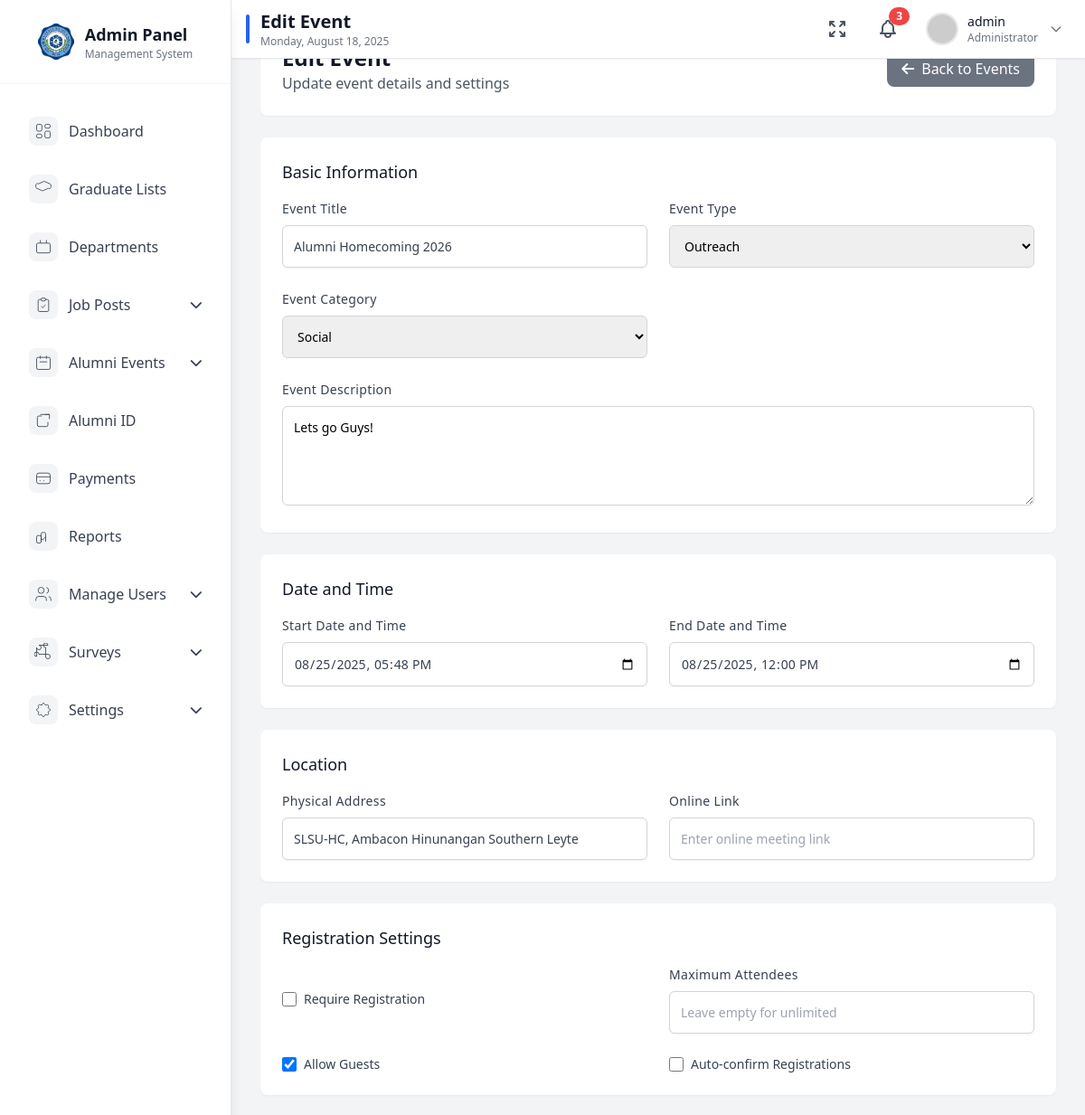
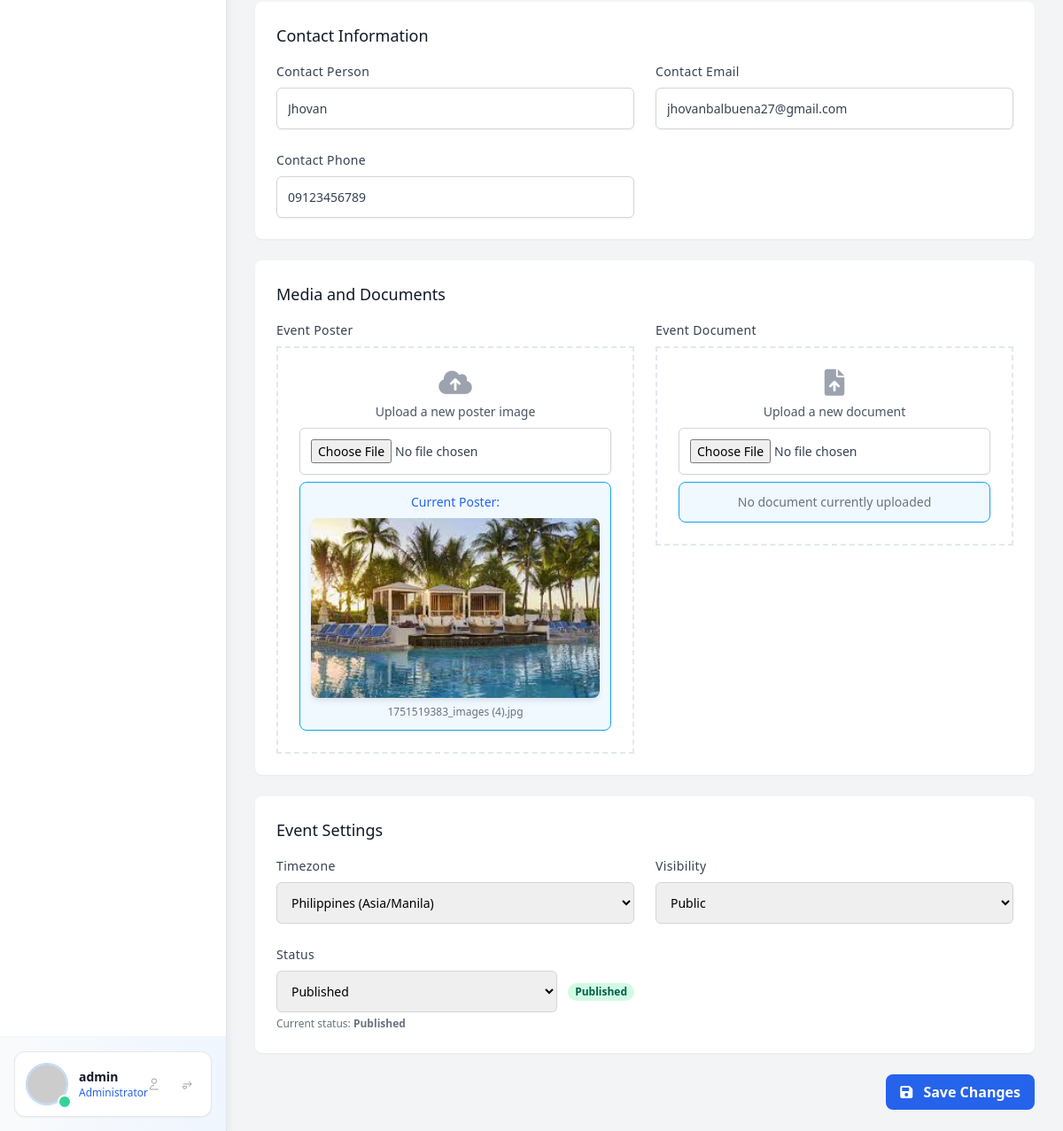
/admin/edit-event.php?id=4 (signed in), run on the app's committed database (2 pictures, top to bottom).
### tables this page shows
CREATE TABLE `alumni_events` (
  `id` int(11) NOT NULL,
  `event_title` varchar(255) NOT NULL,
  `event_description` text DEFAULT NULL,
  `event_type` enum('Reunion','Seminar','Webinar','Career Fair','Outreach','Other') NOT NULL,
  `event_category` enum('Academic','Social','Career','Other') DEFAULT NULL,
  `start_datetime` datetime NOT NULL,
  `end_datetime` datetime NOT NULL,
  `physical_address` text DEFAULT NULL,
  `online_link` varchar(255) DEFAULT NULL,
  `timezone` varchar(50) NOT NULL,
  `poster_image` varchar(255) DEFAULT NULL,
  `event_document` varchar(255) DEFAULT NULL,
  `registration_required` tinyint(1) DEFAULT 1,
  `max_attendees` int(11) DEFAULT NULL,
  `allow_guests` tinyint(1) DEFAULT 0,
  `auto_confirm` tinyint(1) DEFAULT 0,
  `contact_person` varchar(100) NOT NULL,
  `contact_email` varchar(100) NOT NULL,
  `contact_phone` varchar(20) DEFAULT NULL,
  `visibility` enum('public','private') DEFAULT 'public',
  `status` enum('Draft','Published','Cancelled','Completed') DEFAULT 'Draft',
  `created_at` timestamp NOT NULL DEFAULT current_timestamp(),
  `updated_at` timestamp NOT NULL DEFAULT current_timestamp() ON UPDATE current_timestamp()
);

### admin/edit-event.php (the view, shortened to what the rows shown need)
<?php
require_once 'config/database.php';
$event_id = isset($_GET['id']) ? intval($_GET['id']) : 0;
try {
    $stmt = $conn->prepare("SELECT * FROM alumni_events WHERE id = :id");
    $stmt->bindValue(':id', $event_id, PDO::PARAM_INT);
    $stmt->execute();
    $event = $stmt->fetch(PDO::FETCH_ASSOC);
} catch (PDOException $e) {
    $_SESSION['error'] = "Error fetching event details: " . $e->getMessage();
    header("Location: manage-events.php");
    exit();
}
require_once 'includes/header.php';
require_once 'includes/navbar.php';
require_once 'includes/sidebar.php';
?>
<!DOCTYPE html>
<html lang="en">
<head>
    <link href="https://cdn.jsdelivr.net/npm/tailwindcss@2.2.19/dist/tailwind.min.css" rel="stylesheet">
    <link rel="stylesheet" href="https://cdnjs.cloudflare.com/ajax/libs/font-awesome/6.0.0-beta3/css/all.min.css">
</head>
<body class="bg-gray-50">
    <div class="flex h-screen bg-gray-100">
        <div class="hidden md:flex md:flex-shrink-0">
            <div class="flex flex-col w-64">
                <div class="flex flex-col h-0 flex-1">
                    <div class="flex items-center h-16 flex-shrink-0 px-4 bg-gray-900">
                        <h1 class="text-xl font-semibold text-white">Admin Panel</h1>
                    </div>
                </div>
            </div>
        </div>
        <div class="flex flex-col w-0 flex-1 overflow-hidden">
            <main class="flex-1 relative overflow-y-auto focus:outline-none">
                <div class="py-6">
                    <div class="max-w-7xl mx-auto px-4 sm:px-6 md:px-8">
                        <div class="bg-white shadow-sm rounded-lg p-6 mb-6">
                            <div class="flex items-center justify-between">
                                <div>
                                    <h1 class="text-2xl font-bold text-gray-900">Edit Event</h1>
                                </div>
                            </div>
                        </div>
                        <form id="eventForm" method="POST" enctype="multipart/form-data" class="space-y-6">
                            <div class="bg-white shadow-sm rounded-lg p-6">
                                <div class="grid grid-cols-1 md:grid-cols-2 gap-6">
                                    <div>
                                        <label for="event_title" class="form-label">Event Title</label>
                                        <input type="text" name="event_title" id="event_title" required
                                               class="form-input"
                                               value="<?php echo htmlspecialchars($event['event_title']); ?>">
                                    </div>
                                    <div>
                                        <label for="event_type" class="form-label">Event Type</label>
                                        <select name="event_type" id="event_type" required class="form-select">
                                            <option value="Outreach" <?php if($event['event_type']=='Outreach') echo 'selected'; ?>>Outreach</option>
                                        </select>
                                    </div>
                                    <div>
                                        <label for="event_category" class="form-label">Event Category</label>
                                        <select name="event_category" id="event_category" class="form-select">
                                            <option value="Social" <?php if($event['event_category']=='Social') echo 'selected'; ?>>Social</option>
                                        </select>
                                    </div>
                                    <div class="md:col-span-2">
                                        <label for="event_description" class="form-label">Event Description</label>
                                        <textarea name="event_description" id="event_description" required
                                                  class="form-textarea" rows="4"><?php echo htmlspecialchars($event['event_description']); ?></textarea>
                                    </div>
                                </div>
                            </div>
                            <div class="bg-white shadow-sm rounded-lg p-6">
                                <div class="grid grid-cols-1 md:grid-cols-2 gap-6">
                                    <div>
                                        <label for="start_datetime" class="form-label">Start Date and Time</label>
                                        <input type="datetime-local" name="start_datetime" id="start_datetime" required
                                               class="form-input"
                                               value="<?php echo date('Y-m-d\TH:i', strtotime($event['start_datetime'])); ?>">
                                    </div>
                                    <div>
                                        <label for="end_datetime" class="form-label">End Date and Time</label>
                                        <input type="datetime-local" name="end_datetime" id="end_datetime" required
                                               class="form-input"
                                               value="<?php echo date('Y-m-d\TH:i', strtotime($event['end_datetime'])); ?>">
                                    </div>
                                </div>
                            </div>
                            <div class="bg-white shadow-sm rounded-lg p-6">
                                <div class="grid grid-cols-1 md:grid-cols-2 gap-6">
                                    <div>
                                        <label for="physical_address" class="form-label">Physical Address</label>
                                        <input type="text" name="physical_address" id="physical_address"
                                               class="form-input"
                                               value="<?php echo htmlspecialchars($event['physical_address']); ?>"
                                               placeholder="Enter venue address">
                                    </div>
                                </div>
                            </div>
                            <div class="bg-white shadow-sm rounded-lg p-6">
                                <div class="grid grid-cols-1 md:grid-cols-2 gap-6">
                                    <div class="flex items-center">
                                        <input type="checkbox" name="registration_required" id="registration_required"
                                               class="form-checkbox"
                                               <?php if($event['registration_required']) echo 'checked'; ?>>
                                        <label for="registration_required" class="ml-2 text-sm text-gray-700">Require Registration</label>
                                    </div>
                                    <div class="flex items-center">
                                        <input type="checkbox" name="allow_guests" id="allow_guests"
                                               class="form-checkbox"
                                               <?php if($event['allow_guests']) echo 'checked'; ?>>
                                        <label for="allow_guests" class="ml-2 text-sm text-gray-700">Allow Guests</label>
                                    </div>
                                    <div class="flex items-center">
                                        <input type="checkbox" name="auto_confirm" id="auto_confirm"
                                               class="form-checkbox"
                                               <?php if($event['auto_confirm']) echo 'checked'; ?>>
                                        <label for="auto_confirm" class="ml-2 text-sm text-gray-700">Auto-confirm Registrations</label>
                                    </div>
                                </div>
                            </div>
                            <div class="bg-white shadow-sm rounded-lg p-6">
                                <div class="grid grid-cols-1 md:grid-cols-2 gap-6">
                                    <div>
                                        <label for="contact_person" class="form-label">Contact Person</label>
                                        <input type="text" name="contact_person" id="contact_person" required
                                               class="form-input"
                                               value="<?php echo htmlspecialchars($event['contact_person']); ?>">
                                    </div>
                                    <div>
                                        <label for="contact_email" class="form-label">Contact Email</label>
                                        <input type="email" name="contact_email" id="contact_email" required
                                               class="form-input"
                                               value="<?php echo htmlspecialchars($event['contact_email']); ?>">
                                    </div>
                                    <div>
                                        <label for="contact_phone" class="form-label">Contact Phone</label>
                                        <input type="tel" name="contact_phone" id="contact_phone"
                                               class="form-input"
                                               value="<?php echo htmlspecialchars($event['contact_phone']); ?>">
                                    </div>
                                </div>
                            </div>
                            <div class="bg-white shadow-sm rounded-lg p-6">
                                <div class="grid grid-cols-1 md:grid-cols-2 gap-6">
                                    <div>
                                        <div class="file-upload-container p-6 text-center">
                                            <?php if (!empty($event['poster_image']) && file_exists($event['poster_image'])): ?>
                                                <div class="current-file">
                                                    <p class="text-sm font-medium text-blue-600 mb-2">Current Poster:</p>
                                                    <img src="<?php echo htmlspecialchars($event['poster_image']); ?>"
                                                         alt="Current Event Poster"
                                                         class="file-preview w-full max-w-xs mx-auto">
                                                    <p class="text-xs text-gray-500 mt-2"><?php echo basename($event['poster_image']); ?></p>
                                                </div>
                                            <?php else: ?>
                                                <div class="current-file">
                                                    <p class="text-sm text-gray-500">No poster currently uploaded</p>
                                                </div>
                                            <?php endif; ?>
                                        </div>
                                    </div>
                                </div>
                            </div>
                            <div class="bg-white shadow-sm rounded-lg p-6">
                                <div class="grid grid-cols-1 md:grid-cols-2 gap-6">
                                    <div>
                                        <label for="timezone" class="form-label">Timezone</label>
                                        <select name="timezone" id="timezone" class="form-select">
                                            <option value="Asia/Manila" <?php if($event['timezone']=='Asia/Manila') echo 'selected'; ?>>Philippines (Asia/Manila)</option>
                                        </select>
                                    </div>
                                    <div>
                                        <label for="visibility" class="form-label">Visibility</label>
                                        <select name="visibility" id="visibility" class="form-select">
                                            <option value="public" <?php if($event['visibility']=='public') echo 'selected'; ?>>Public</option>
                                        </select>
                                    </div>
                                    <div>
                                        <div class="flex items-center space-x-3">
                                            <select name="status" id="status" class="form-select flex-1">
                                                <option value="Published" <?php if($event['status']=='Published') echo 'selected'; ?>>Published</option>
                                            </select>
                                            <span id="status-display" class="px-2 inline-flex text-xs leading-5 font-semibold rounded-full
                                                <?php
                                                switch($event['status']) {
                                                    case 'Published':
                                                        echo 'bg-green-100 text-green-800';
                                                        break;
                                                }
                                                ?>">
                                                <?php echo htmlspecialchars($event['status']); ?>
                                            </span>
                                        </div>
                                        <p class="form-helper">Current status: <strong><?php echo htmlspecialchars($event['status']); ?></strong></p>
                                    </div>
                                </div>
                            </div>
                        </form>
                    </div>
                </div>
            </main>
        </div>
    </div>
</body>
</html>

### data on the page
alumni_events: event_title "Alumni Homecoming 2026", event_type "Outreach", event_category "Social", event_description "Lets go Guys!", start_datetime "08/25/2025 17:48", end_datetime "08/25/2025 12:00", physical_address "SLSU-HC, Ambacon Hinunangan Southern Leyte", allow_guests "☑", contact_person "Jhovan", contact_email "jhovanbalbuena27@gmail.com", contact_phone "09123456789", poster_image (picture), poster_image "1751519383_images (4).jpg", timezone "Philippines (Asia/Manila)", visibility "Public", status "Published"

### other printed values
str_replace(['.php', '-'], ['', ' '], $current_page) "Edit Event"
$admin_name "admin"
